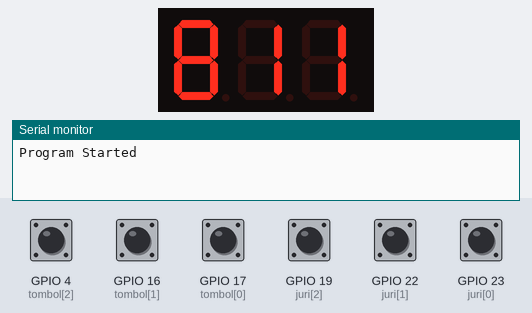
Simulated run of this program. Board: ESP32. Shown: 3-digit seven-segment display, the last lines printed to the serial monitor. Wiring (inferred from the names in the program): 3-digit 7-segment display, segments lit when HIGH: segments GPIO 33, GPIO 32, GPIO 27, GPIO 15, GPIO 2, GPIO 25, GPIO 26; digit selects GPIO 13, GPIO 12, GPIO 14. Inputs (shaded band) come from the test bench; at power-on: GPIO 4 (tombol[2]), GPIO 16 (tombol[1]), GPIO 17 (tombol[0]), GPIO 19 (juri[2]), GPIO 22 (juri[1]), GPIO 23 (juri[0]) HIGH. The segment pins are drawn as the display they are named for.

Above: at 1.2 s.
1.3 s: GPIO 23 (juri[0]) pulled LOW for 0.15 s
At 1.8 s:
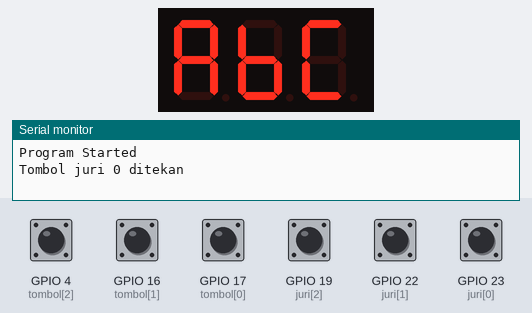
3.0 s: GPIO 4 (tombol[2]) pulled LOW for 0.15 s
At 4.2 s:
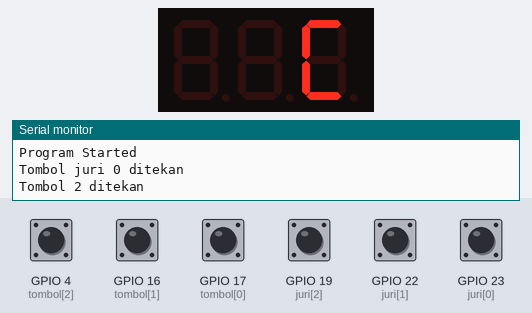
4.6 s: GPIO 19 (juri[2]) pulled LOW for 0.15 s
At 5.3 s:
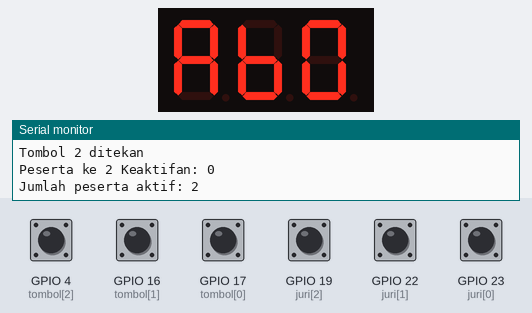
Timing chart, 0 to 7.6 s (numbered marks = the images above; inputs shaded):
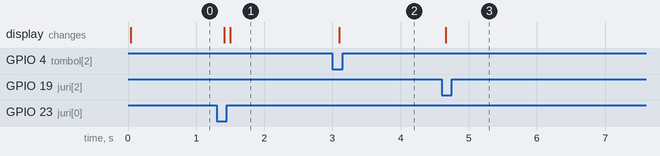

The program:

main.cpp
```cpp
#include <Arduino.h>

// Definisikan pin GPIO untuk a-g
const int pins[] = {33, 32, 27, 15, 2, 25, 26}; // a, b, c, d, e, f, g
// const int tombol[] = {4, 16, 17};               // 3 tombol untuk 3 peserta
const int tombol[] = {17, 16, 4}; // 3 tombol untuk 3 peserta
// Definisikan pin untuk common
const int common_pins[] = {13, 12, 14}; // common
// const int common_pins[] = {13, 12, 14}; // common
const int juri[] = {23, 22, 19};
// const int juri[] = {23, 22, 1};
int nilai_peserta[3] = {8, 1, 1};
int pesertaAktif = -1;
int jumlahPesertaAktif = 3;
int kondisi = 0; //
int timer = 0;
bool tombolSudahDitekan = false; // Variabel untuk memeriksa apakah sudah ada tombol yang ditekan
bool prevJuriState[3] = {};
bool currentDecreaseState = HIGH;
bool prevIncreaseState = HIGH;
bool semua = true;
bool tombolResetSudahDitekan = false;
const int MAX_PESERTA = 3;
unsigned long startTime = millis();      // Ambil waktu mulai
unsigned long startTimeReset = millis(); // Ambil waktu mulai
unsigned long limaBelasS = 15000;        // 15 detik dalam milidetik
const int angka_7seg[10][7] = {
    {HIGH, HIGH, HIGH, HIGH, HIGH, HIGH, LOW},  // 0
    {LOW, HIGH, HIGH, LOW, LOW, LOW, LOW},      // 1
    {HIGH, HIGH, LOW, HIGH, HIGH, LOW, HIGH},   // 2
    {HIGH, HIGH, HIGH, HIGH, LOW, LOW, HIGH},   // 3
    {LOW, HIGH, HIGH, LOW, LOW, HIGH, HIGH},    // 4
    {HIGH, LOW, HIGH, HIGH, LOW, HIGH, HIGH},   // 5
    {HIGH, LOW, HIGH, HIGH, HIGH, HIGH, HIGH},  // 6
    {HIGH, HIGH, HIGH, LOW, LOW, LOW, LOW},     // 7
    {HIGH, HIGH, HIGH, HIGH, HIGH, HIGH, HIGH}, // 8
    {HIGH, HIGH, HIGH, HIGH, LOW, HIGH, HIGH}   // 9
};
const int huruf_7seg[3][7] = {
    {HIGH, HIGH, HIGH, LOW, HIGH, HIGH, HIGH}, // a
    {LOW, LOW, HIGH, HIGH, HIGH, HIGH, HIGH},  // b
    {HIGH, LOW, LOW, HIGH, HIGH, HIGH, LOW}    // c
};
struct PesertaStates
{
    bool states[MAX_PESERTA];

    PesertaStates()
    {
        for (int i = 0; i < MAX_PESERTA; i++)
        {
            states[i] = true; // Inisialisasi semua peserta sebagai aktif
        }
    }

    void setActive(int index)
    {
        if (index >= 0 && index < MAX_PESERTA)
        {
            states[index] = true;
        }
    }

    void setInactive(int index)
    {
        if (index >= 0 && index < MAX_PESERTA)
        {
            states[index] = false;
        }
    }

    bool isActive(int index) const
    {
        return (index >= 0 && index < MAX_PESERTA) ? states[index] : false;
    }

    int getActiveCount() const
    {
        int count = 0;
        for (int i = 0; i < MAX_PESERTA; i++)
        {
            if (states[i])
                count++;
        }
        return count;
    }
};

PesertaStates pesertaStates;

void tampilkanAngka(int angka, int displayIndex)
{
    // Nonaktifkan semua common pin
    for (int i = 0; i < 3; i++)
    {
        digitalWrite(common_pins[i], HIGH);
    }

    // Set nilai pins sesuai dengan angka yang akan ditampilkan
    for (int i = 0; i < 7; i++)
    {
        digitalWrite(pins[i], angka_7seg[angka][i]);
    }

    // Aktifkan common pin yang sesuai
    digitalWrite(common_pins[displayIndex], LOW);
}

void tampilkanSemuaPeserta()
{
    for (int i = 0; i < 3; i++)
    {
        tampilkanAngka(nilai_peserta[i], i);
        // delay(5); // Delay kecil untuk multiplexing
    }
}

int resetNilaiPeserta()
{
    for (int i = 0; i < 3; i++)
    {
        nilai_peserta[i] = 0;
    }
    // tombolDitekan = false;
    pesertaAktif = 0;
    return 0;
}

int tambahNilai(int pesertaAktif)
{
    if (nilai_peserta[pesertaAktif] < 9)
    {
        nilai_peserta[pesertaAktif]++;
    }
    return nilai_peserta[pesertaAktif];
}

int kurangNilai(int pesertaAktif)
{
    if (nilai_peserta[pesertaAktif] > 0)
    {
        nilai_peserta[pesertaAktif]--;
    }
    return nilai_peserta[pesertaAktif];
}

int tampilkanHuruf(int huruf, int displayIndex)
{
    // if (huruf < 0 || huruf > 2)
    // {
    //     // Serial.println("Huruf tidak valid! Masukkan 0 untuk 'a', 1 untuk 'b', atau 2 untuk 'c'.");
    //     return -1;
    // }

    for (int i = 0; i < 3; i++)
    {
        digitalWrite(common_pins[i], HIGH);
    }
    // Loop untuk mengatur segmen
    for (int i = 0; i < 7; i++)
    {
        digitalWrite(pins[i], huruf_7seg[huruf][i]);
    }
    // Aktifkan common pin yang sesuai
    digitalWrite(common_pins[displayIndex], LOW);
    return 0;
}

void setDisplay(int kondisi)
{
    if (kondisi == 0)
    {
        for (int i = 0; i < 3; i++)
        {
            tampilkanAngka(nilai_peserta[i], i);
            delay(5);
        }
    }
    else if (kondisi == 1)
    {
        for (int i = 0; i < 3; i++)
        {
            tampilkanHuruf(i, i);
            delay(5);
        }
    }
    else if (kondisi == 2)
    {
        for (int i = 0; i < 3; i++)
        {
            digitalWrite(common_pins[i], HIGH);
            if (i == pesertaAktif)
            {
                tampilkanHuruf(i, i);
                delay(5);
            }
        }
    }
    else if (kondisi == 3)
    {
        for (int i = 0; i < 3; i++)
        {
            if (i == pesertaAktif)
            {
                tampilkanAngka(nilai_peserta[i], i);
                delay(5);
            }
            else
            {
                tampilkanHuruf(i, i);
                delay(5);
            }
        }
    }
    else if (kondisi == 4)
    {
        for (int i = 0; i < 3; i++)
        {
            digitalWrite(common_pins[i], HIGH);
            if (i == pesertaAktif)
            {
                tampilkanAngka(nilai_peserta[i], i);
                delay(5);
            }
        }
    }
}

void setup()
{
    Serial.begin(115200);

    // Inisialisasi semua pin a-g sebagai OUTPUT
    for (int i = 0; i < 7; i++)
    {
        pinMode(pins[i], OUTPUT);
    }

    // Inisialisasi semua pin common sebagai OUTPUT
    for (int i = 0; i < 3; i++)
    {
        pinMode(common_pins[i], OUTPUT);
    }

    // Inisialisasi semua tombol sebagai INPUT_PULLUP
    for (int i = 0; i < 3; i++)
    {
        pinMode(tombol[i], INPUT_PULLUP);
        pesertaStates.setActive(i);
    }

    // Inisialisasi tombol juri sebagai INPUT_PULLUP
    for (int i = 0; i < 3; i++)
    {
        pinMode(juri[i], INPUT_PULLUP);
    }

    // Mengatur status pin common
    for (int i = 0; i < 3; i++)
    {
        digitalWrite(common_pins[i], HIGH);
    }

    if (false)
    {
    }

    Serial.println("Program Started");
    // Menampilkan status pin 14 melalui Serial Monitor
    // if (pinStatus == HIGH) {
    //     Serial.println("Pin 14 is HIGH");
    // } else {
    //     Serial.println("Pin 14 is LOW");
    // }
    // delay(5000);
}

void loop()
{
    setDisplay(kondisi);
    // Membaca user input
    for (int i = 0; i < 3; i++)
    {
        if (digitalRead(tombol[i]) == LOW && pesertaStates.isActive(i) && (kondisi == 1 || kondisi == 3))
        {
            tombolSudahDitekan = true;
            pesertaAktif = i;
            kondisi = 2;
            Serial.println("Tombol " + String(i) + " ditekan");
        }
    }

    if (digitalRead(juri[0]) == LOW && prevJuriState[0] == HIGH && tombolSudahDitekan == false && pesertaStates.getActiveCount() == 3 && kondisi != 1)
    {
        kondisi = 1;
        startTime = millis();
        // startTimeReset = millis();
        delay(100); // Delay deboucing
        Serial.println("Tombol juri 0 ditekan");
        // Serial.println(startTimeReset);
    }

    if (digitalRead(juri[0]) == LOW && prevJuriState[0] == HIGH && millis() - startTimeReset > 2000)
    {
        startTimeReset = millis();
        tombolResetSudahDitekan = true;
        // Serial.println(startTimeReset);
    }

    if (digitalRead(juri[1]) == LOW && prevJuriState[1] == HIGH && tombolSudahDitekan == true)
    {
        tambahNilai(pesertaAktif);
        kondisi = 0;
        for (int i = 0; i < 3; i++)
        {
            pesertaStates.setActive(i);
        }
        tombolSudahDitekan = false;
        tombolResetSudahDitekan = false;


        if (nilai_peserta[pesertaAktif] == 9)
            kondisi = 4;
    }
        // Serial.println("Peserta ke " + String(pesertaAktif) + " Keaktifan: " + String(pesertaStates.isActive(pesertaAktif)));


    if (digitalRead(juri[2]) == LOW && prevJuriState[2] == HIGH && tombolSudahDitekan == true && pesertaStates.getActiveCount() == 3)
    {
        kurangNilai(pesertaAktif);
        kondisi = 3;
        pesertaStates.setInactive(pesertaAktif);
        startTime = millis();
        tombolSudahDitekan = false;
        tombolResetSudahDitekan = false;

        Serial.println("Peserta ke " + String(pesertaAktif) + " Keaktifan: " + String(pesertaStates.isActive(pesertaAktif)));
        Serial.println("Jumlah peserta aktif: " + String(pesertaStates.getActiveCount()));
    }

    if (digitalRead(juri[2]) == LOW && prevJuriState[2] == HIGH && tombolSudahDitekan == true && pesertaStates.getActiveCount() == 2)
    {
        Serial.println("Jumlah peserta aktif 2: " + String(pesertaStates.getActiveCount()));
        kurangNilai(pesertaAktif);
        kondisi = 0;
        for (int i = 0; i < 3; i++)
        {
            pesertaStates.setActive(i);
        }
        tombolSudahDitekan = false;
        tombolResetSudahDitekan = false;
    }

    // Hitung waktu untuk menampilkan huruf
    if (kondisi == 1)
    {
        // Serial.println("waktu 15: " + String(millis() - startTime));
        if (millis() - startTime > 15000)
        {
            kondisi = 0;
        }
    }

    if (kondisi == 3)
    {
        // Serial.println("waktu 3: " + String(millis() - startTime));
        if (millis() - startTime > 3000)
        {
            kondisi = 0;
        }
        // for (int i = 0; i < 3; i++)
        // {
        //     pesertaStates.setActive(i);
        // }
    }

    if (millis() - startTimeReset < 2000)
    {
        // Serial.println("waktu reset: " + String(millis() - startTime));
        if (millis() - startTimeReset > 200 && tombolResetSudahDitekan == true)
        {
            Serial.println("waktu reset2: " + String(millis() - startTime));

            if (digitalRead(juri[0]) == LOW && prevJuriState[0] == HIGH)
            {
                Serial.println("Tombol masuk");
                kondisi = 0;
                for (int i = 0; i < 3; i++)
                {
                    pesertaStates.setActive(i);
                }
                tombolSudahDitekan = false;
                tombolResetSudahDitekan = false;
                Serial.println("Reset");
                startTimeReset = millis();
            }
            else
            {
                // Serial.println("Tombol keluar");
            }
        }
    }

    for (int i = 0; i < 3; i++)
    {
        prevJuriState[i] = digitalRead(juri[i]);
    }

    if (false)
    {
    }
    // Delay untuk memastikan tombol ditekan
    delay(5);
}
```

Measured:
- after the input at 1.3 s, the display: first changes after 0.11 s (image 1 shows a later state)
- after the input at 3.0 s, the display: changes after 0.10 s (image 2)
- after the input at 4.6 s, the display: changes after 0.06 s (image 3)
